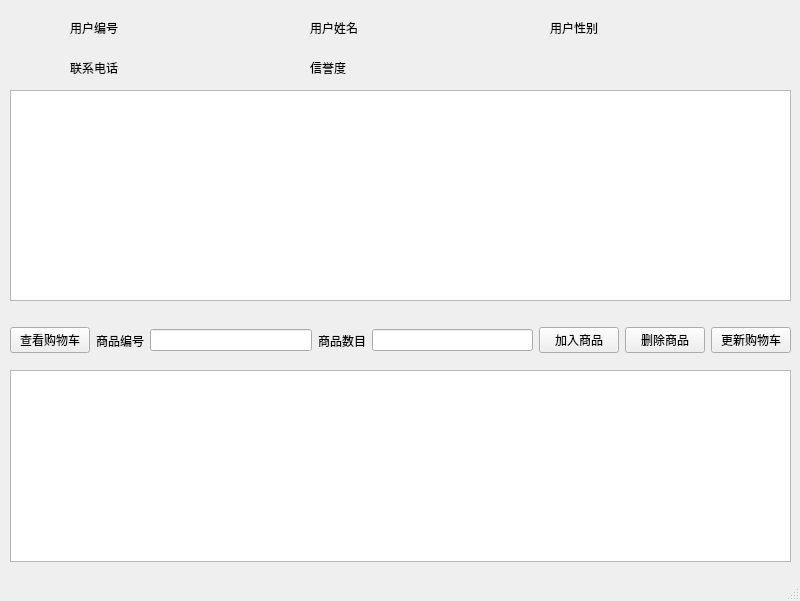
<?xml version="1.0" encoding="UTF-8"?>
<ui version="4.0">
 <class>MainWindow</class>
 <widget class="QMainWindow" name="MainWindow">
  <property name="geometry">
   <rect>
    <x>0</x>
    <y>0</y>
    <width>800</width>
    <height>601</height>
   </rect>
  </property>
  <property name="windowTitle">
   <string>MainWindow</string>
  </property>
  <widget class="QWidget" name="centralwidget">
   <widget class="QTableWidget" name="commodityTable">
    <property name="geometry">
     <rect>
      <x>10</x>
      <y>90</y>
      <width>781</width>
      <height>211</height>
     </rect>
    </property>
   </widget>
   <widget class="QLabel" name="usernoLabel">
    <property name="geometry">
     <rect>
      <x>70</x>
      <y>20</y>
      <width>72</width>
      <height>15</height>
     </rect>
    </property>
    <property name="text">
     <string>用户编号</string>
    </property>
   </widget>
   <widget class="QLabel" name="InfousernoLabel">
    <property name="geometry">
     <rect>
      <x>150</x>
      <y>20</y>
      <width>101</width>
      <height>16</height>
     </rect>
    </property>
    <property name="text">
     <string/>
    </property>
   </widget>
   <widget class="QLabel" name="nameLabel">
    <property name="geometry">
     <rect>
      <x>310</x>
      <y>20</y>
      <width>72</width>
      <height>15</height>
     </rect>
    </property>
    <property name="text">
     <string>用户姓名</string>
    </property>
   </widget>
   <widget class="QLabel" name="InfonameLabel">
    <property name="geometry">
     <rect>
      <x>390</x>
      <y>20</y>
      <width>91</width>
      <height>16</height>
     </rect>
    </property>
    <property name="text">
     <string/>
    </property>
   </widget>
   <widget class="QLabel" name="sexLabel">
    <property name="geometry">
     <rect>
      <x>550</x>
      <y>20</y>
      <width>72</width>
      <height>15</height>
     </rect>
    </property>
    <property name="text">
     <string>用户性别</string>
    </property>
   </widget>
   <widget class="QLabel" name="InfosexLabel">
    <property name="geometry">
     <rect>
      <x>630</x>
      <y>20</y>
      <width>72</width>
      <height>15</height>
     </rect>
    </property>
    <property name="text">
     <string/>
    </property>
   </widget>
   <widget class="QLabel" name="telLabel">
    <property name="geometry">
     <rect>
      <x>70</x>
      <y>60</y>
      <width>72</width>
      <height>15</height>
     </rect>
    </property>
    <property name="text">
     <string>联系电话</string>
    </property>
   </widget>
   <widget class="QLabel" name="InfotelLabel">
    <property name="geometry">
     <rect>
      <x>140</x>
      <y>60</y>
      <width>151</width>
      <height>16</height>
     </rect>
    </property>
    <property name="text">
     <string/>
    </property>
   </widget>
   <widget class="QLabel" name="repLabel">
    <property name="geometry">
     <rect>
      <x>310</x>
      <y>60</y>
      <width>72</width>
      <height>15</height>
     </rect>
    </property>
    <property name="text">
     <string>信誉度</string>
    </property>
   </widget>
   <widget class="QWidget" name="horizontalLayoutWidget">
    <property name="geometry">
     <rect>
      <x>10</x>
      <y>310</y>
      <width>781</width>
      <height>61</height>
     </rect>
    </property>
    <layout class="QHBoxLayout" name="horizontalLayout">
     <item>
      <widget class="QPushButton" name="showcartButton">
       <property name="text">
        <string>查看购物车</string>
       </property>
      </widget>
     </item>
     <item>
      <widget class="QLabel" name="selectLabel">
       <property name="text">
        <string>商品编号</string>
       </property>
      </widget>
     </item>
     <item>
      <widget class="QLineEdit" name="selectLine"/>
     </item>
     <item>
      <widget class="QLabel" name="cartnumLabel">
       <property name="text">
        <string>商品数目</string>
       </property>
      </widget>
     </item>
     <item>
      <widget class="QLineEdit" name="cartnumLine"/>
     </item>
     <item>
      <widget class="QPushButton" name="addButton">
       <property name="text">
        <string>加入商品</string>
       </property>
      </widget>
     </item>
     <item>
      <widget class="QPushButton" name="deleteButton">
       <property name="text">
        <string>删除商品</string>
       </property>
      </widget>
     </item>
     <item>
      <widget class="QPushButton" name="updateButton">
       <property name="text">
        <string>更新购物车</string>
       </property>
      </widget>
     </item>
    </layout>
   </widget>
   <widget class="QTableWidget" name="tableWidget">
    <property name="geometry">
     <rect>
      <x>10</x>
      <y>370</y>
      <width>781</width>
      <height>192</height>
     </rect>
    </property>
   </widget>
  </widget>
  <widget class="QStatusBar" name="statusbar"/>
 </widget>
 <resources/>
 <connections/>
</ui>
